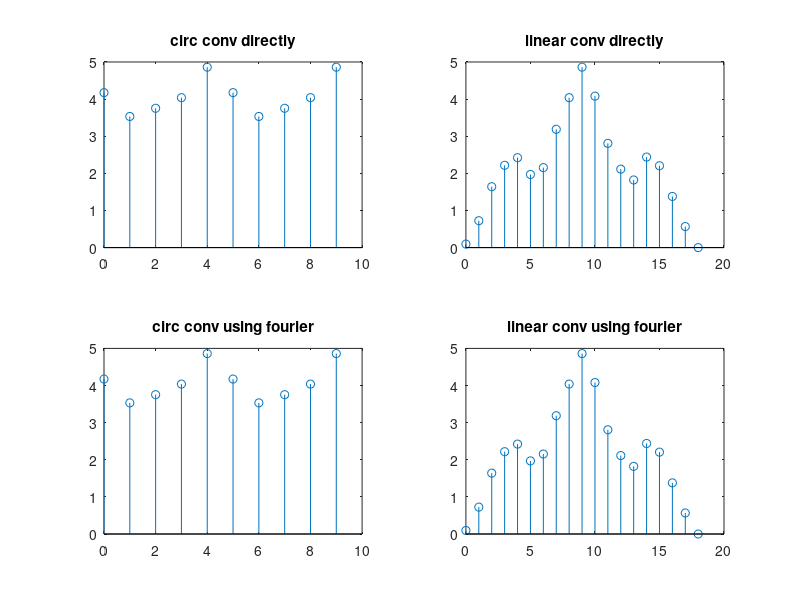

MATLAB code for this plot:
clc;
clear;

x1=[0.59 0.95 0.95 0.59 0.0 0.59 0.95 0.95 0.59 0.00];
x2=[0.16 0.97 0.96 0.49 0.8 0.14 0.42 0.92 0.79 0.96];
y=cconv(x1,x2,10);
X1=fft(x1);
X2=fft(x2);
yc=ifft(X1.*X2);
x11=[x1 zeros(1,length(x2)-1)];
x22=[x2 zeros(1,length(x1)-1)];
z=conv(x1,x2);
X11=fft(x11);
X22=fft(x22);
zc=ifft(X11.*X22);
subplot(2,2,1)
stem(0:9,y)
title('circ conv directly')
subplot(2,2,2)
stem(0:length(x11)-1,z)
title('linear conv directly')
subplot(2,2,3)
stem(0:9,yc)
title('circ conv using fourier')
subplot(2,2,4)
stem(0:length(x11)-1,zc)
title('linear conv using fourier')